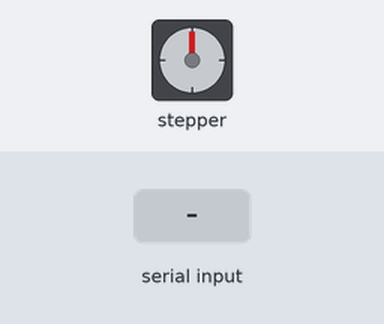
Simulated run of this sketch. Board: Arduino Uno, built with avr-gcc and run on an emulated ATmega328P. On the bench: stepper motor. Inputs (shaded band) come from the test bench. Stepper angles assume 4096 steps per turn; what the sketch prints to the serial monitor is not drawn.

Above: at 1.2 s.
1.3 s: "d" received over Serial
At 4.0 s:
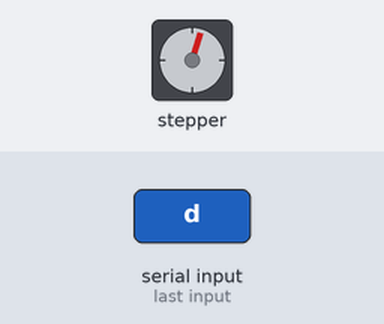
4.3 s: byte 200 (200) received over Serial
At 5.2 s:
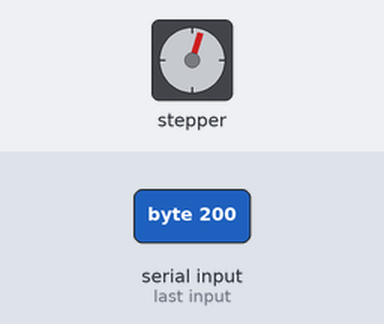
5.8 s: "d" received over Serial
At 8.5 s:
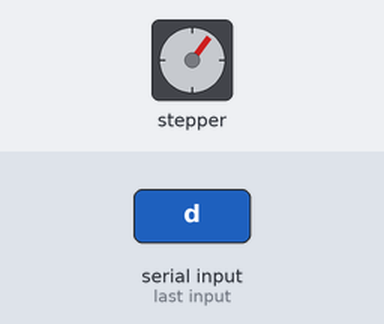
8.8 s: byte 200 (200) received over Serial
At 9.3 s:
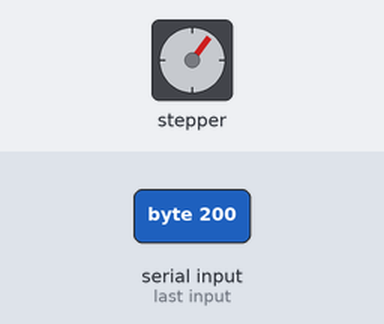
10.3 s: "d" received over Serial
At 13.0 s:
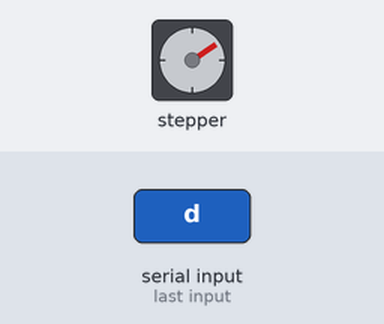
13.3 s: byte 200 (200) received over Serial
At 14.0 s:
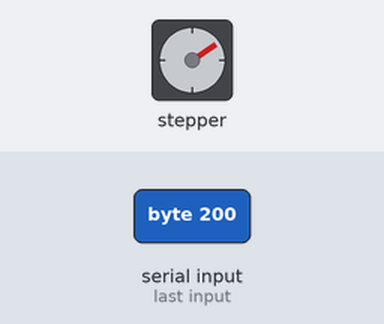
Timing chart, 0 to 15.8 s (numbered marks = the images above; inputs shaded):
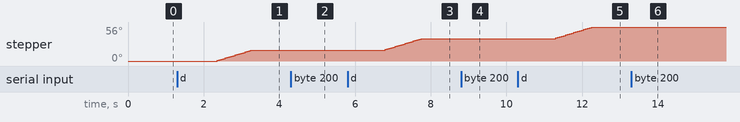

Measured:
- after the input at 1.3 s, stepper: turns 18° clockwise in 0.89 s, starting after 1.1 s
- after the input at 4.3 s, stepper: stops changing and stays 18°
- after the input at 5.8 s, stepper: turns 19° clockwise in 0.94 s, starting after 1.0 s
- after the input at 8.8 s, stepper: stops changing and stays 37°
- after the input at 10.3 s, stepper: turns 19° clockwise in 0.95 s, starting after 1.0 s
- after the input at 13.3 s, stepper: stays 56° (without the input it goes to 57° after 0.00 s)

The sketch:

moottorin_ajo1.ino
```cpp
#include <Stepper.h>

#define MOTOR_STEPS 64
#define MOTOR_GEAR 64
#define STEPPER_STEPSIZE MOTOR_STEPS*MOTOR_GEAR
#define DRIVER_IN1 8
#define DRIVER_IN2 9
#define DRIVER_IN3 10
#define DRIVER_IN4 11

#define second 1000
#define fullCircle 2048


unsigned long timerValue = 0;
unsigned long zeroTime;


bool k = true;
bool isTimer;
bool s;
bool p;

int n;
int timeWent;


Stepper stepMotor(STEPPER_STEPSIZE, DRIVER_IN1, DRIVER_IN2, DRIVER_IN3, DRIVER_IN4);


void setup() {
  Serial.begin(9600);
  stepMotor.setSpeed(50);
}


void loop() {
  int l = Serial.read();
  if(l == 100){
    p = true;
  }if(l == 200){
    p = false;
  }

  if(p){
    timerON();
  }if(!p){
    timerRESET();
  }
}


void timerRESET(){
timerValue = 0;
n = 0;
isTimer = false;
}


void timerON(){

  if(!isTimer){
    zeroTime = millis();
    isTimer = true;
  }

  timerValue = millis()-zeroTime;
  if(timerValue%1000 == 1){
    timeWent++;
  }

  Serial.write(timeWent);

  n = timerValue%2000;
  int p = timerValue / 1000;
  Serial.print(p);
  if (n >1000){
    takeSteps();
  }
}


void takeSteps(){
  stepMotor.step(1);
  delay(4);
}


/*


"int timerValue" on se aika jota käytetään ajastimissa, se siis voidaan nollata ja laittaa pyörimään.
Se toimii millisekntien tarkkuudella


Lähteet koodeille:

Funktiot: https://www.arduino.cc/reference/en/

*/
```
